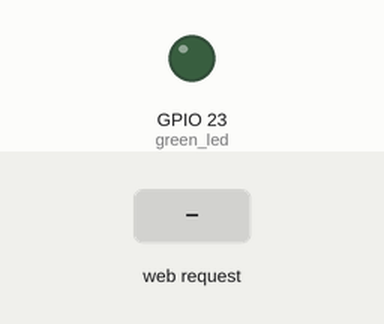
This sketch was run on a simulated ESP32. Shown: output pins drawn as LEDs (lit = HIGH). The test bench sets the inputs (shaded band). WiFi joins after 1.5 s; servers stay silent unless stated; what the sketch prints to the serial monitor is not drawn.

Above: at 2.7 s.
2.8 s: HTTP request GET /on received
At 3.5 s:
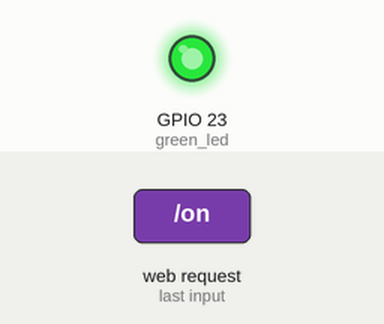
4.3 s: HTTP request GET /off received
At 4.7 s:
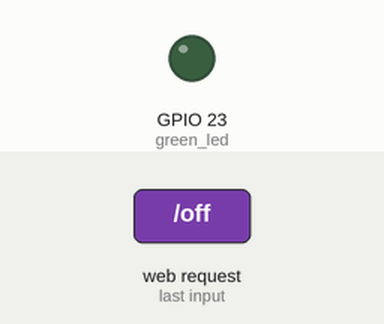
Timing chart, 0 to 7.3 s (numbered marks = the images above; inputs shaded):
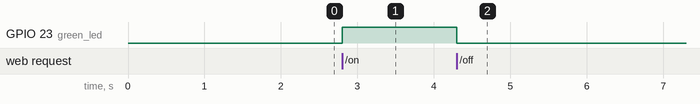

Measured:
- after the input at 2.8 s, GPIO 23 (green_led): LOW → HIGH at once
- after the input at 4.3 s, GPIO 23 (green_led): HIGH → LOW at once

The sketch:

13_WiFi_Station_WebServer_LED_OnOff_Control.ino
```cpp
/*
Prof. Nehmiya Shikur
EGR-226: Digital Sys and Computer ORG

Program: 13
Task: Connect the ESP32 to an existing WiFi network using WiFi.begin() in
      Station mode. Then create a web server with two paths, /on and /off,
      that turn the LED on and off.
To run it : open http://IP Address/on or http://IP Address/off in the browser.

*/

#include <WiFi.h>                         // Lets the ESP32 join a network
#include <WebServer.h>                    // Web server library: lets the ESP32 receive and answer browser requests

WebServer server(80);                     // Create a web server on port 80 (the standard port for web pages)
int green_led = 23;

char* ssid = "Nehmiya";                           // WiFi network name
char* password = "Nehmiya1";                       // WiFi password

// Runs when a browser visits /on
void handleon()
{
  digitalWrite(green_led, HIGH);               // Turn the LED on
  server.send(200, "text/plain", "LED on");    // Reply to the browser (200 = success)
}

// Runs when a browser visits /off
void handleoff()
{
  digitalWrite(green_led, LOW);                // Turn the LED off
  server.send(200, "text/plain", "LED off");   // Reply to the browser
}

void setup() {

  pinMode(green_led, OUTPUT);
  Serial.begin(115200);

  WiFi.begin(ssid, password);                   // Start connecting to the WiFi network (Station mode)


  while(WiFi.status() != WL_CONNECTED)          // Wait until the ESP32 is connected, printing a dot every half second
  {
    Serial.print(".");
    delay(500);
  }

  // Print the network name and the ESP32's IP address
  Serial.println();
  Serial.print("Connected to : ");
  Serial.println(ssid);
  Serial.print("IP Address : ");
  Serial.println(WiFi.localIP());

  server.on("/on", handleon);                       // When a request arrives for /on, run handleon
  server.on("/off", handleoff);                     // When a request arrives for /off, run handleoff
  server.begin();                                   // Start the web server

}

void loop() {
  server.handleClient();                            // Check for new browser requests and run the matching function

}
```
